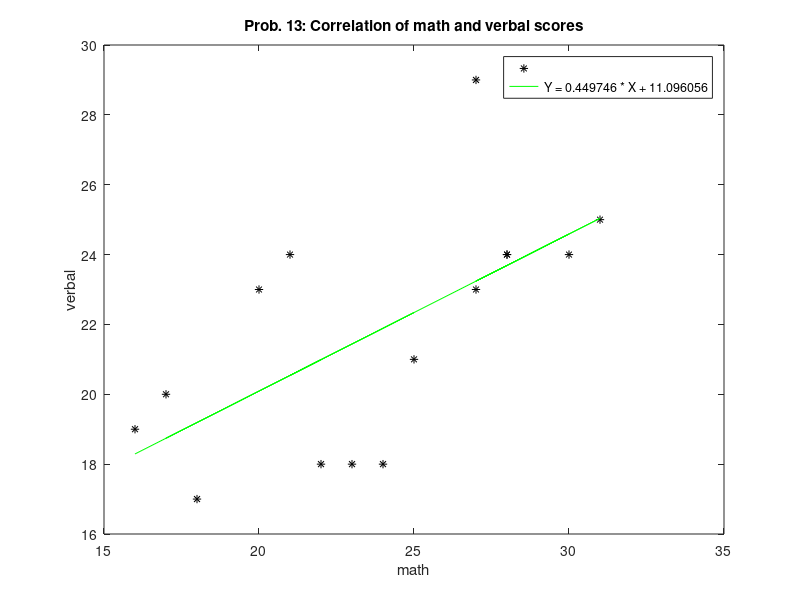
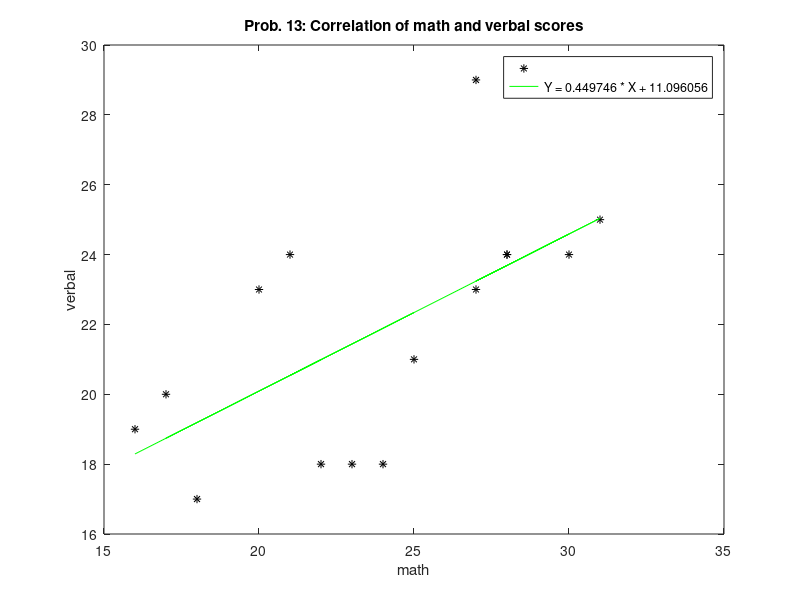

Write MATLAB code to recreate these figures, in order.
% Problem 13: correlation ACT of math and verbal scores
math_and_verbal = [
[16,19]; [18,17]; [22,18]; [20,23]; [17,20];
[25,21]; [21,24]; [23,18]; [24,18]; [31,25];
[27,29]; [28,24]; [30,24]; [27,23]; [28,24];
];
X = math_and_verbal(:, 1)'; % math scores
Y = math_and_verbal(:, 2)'; % verbal scores
ux = mean(X); uy = mean(Y);
sx2 = var(X); sy2 = var(Y);
r = corr(X, Y);
r2 = (X - ux) * (Y - uy)' / (length(X) - 1)/ sqrt(sx2 * sy2);
% check that our formula for 'r' gets the same answer as the builtin function
%!test assert((r - r2)/r2 < .001)
printf('(a) ux: %.2f, uy: %.2f, sx2: %.2f, sy2: %.2f, r: %.2f\n', ux, uy, sx2, sy2, r);
[P S] = polyfit(X, Y, 1);
Yh = P(1)*X + P(2);
plot(X, Y, 'k*', X, Yh, 'g-'); % properties: 'k*', black stars, 'g-': green lines
title('Prob. 13: Correlation of math and verbal scores');
xlabel('math'); ylabel('verbal');
line = sprintf('Y = %f * X + %f', P(1), P(2));
printf('(b) Best fitting line: %s\n', line);
printf('(c) See plot\n'); legend('', line);
if (OCTAVE_VERSION)
	print -dpng 13.png; print -dsvg 13.svg;
endif
